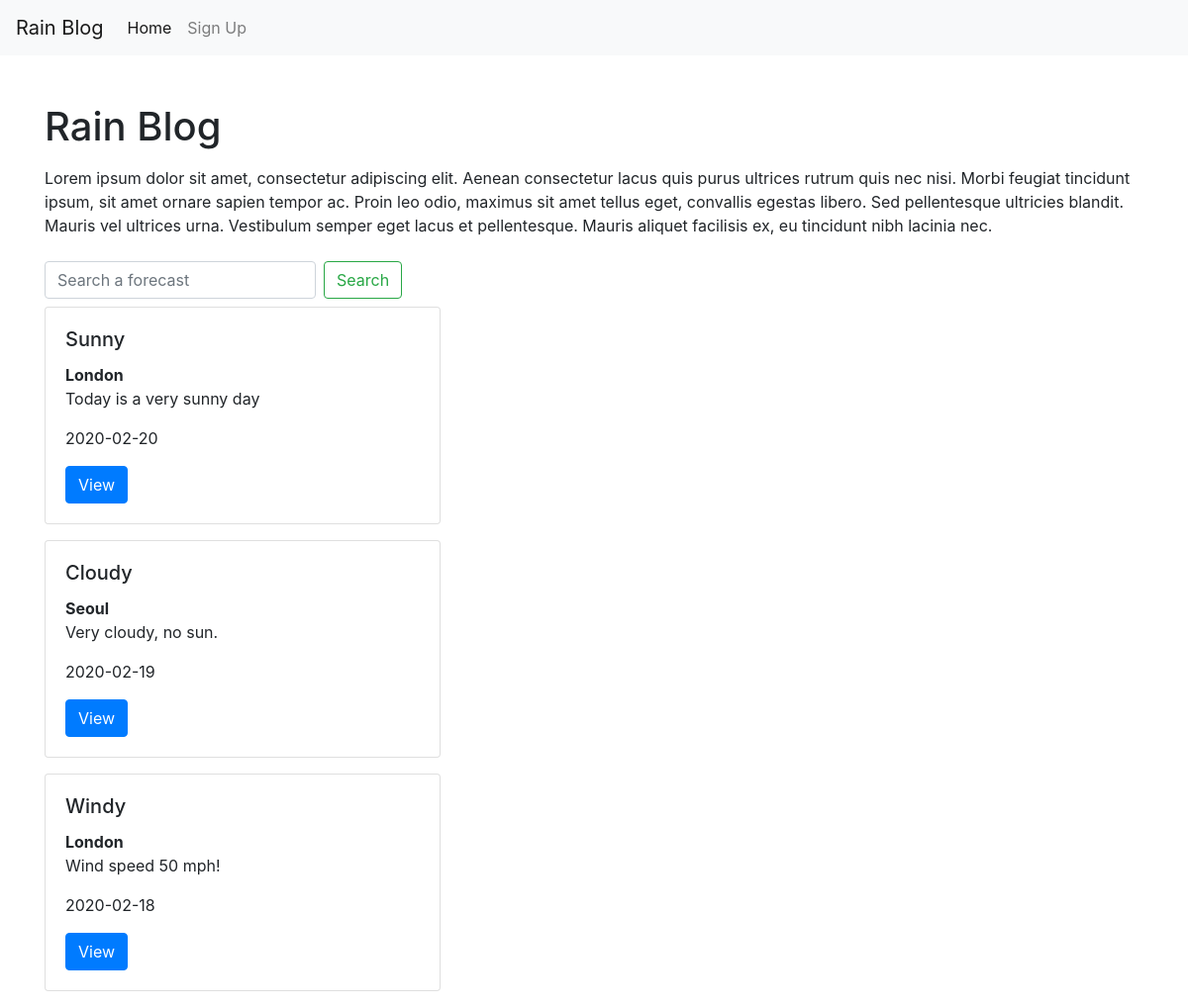
The page / on the database its author committed.
### app/models.py (models this page shows, shortened)
class Forecast(db.Model):
    __tablename__ = 'forecast'
    forecast_id = db.Column(db.Integer, primary_key=True)
    datetime = db.Column(db.Text)
    forecast = db.Column(db.Text)
    comment = db.Column(db.Text)
    city_id = db.Column(db.Integer, db.ForeignKey('city.city_id'), nullable=False)
    user_id = db.Column(db.Integer, db.ForeignKey('user.user_id'), nullable=False)

class City(db.Model):
    __tablename__ = 'city'
    city_id = db.Column(db.Integer, primary_key=True)
    city_name = db.Column(db.Text)

### app/main/routes.py (the view)
@bp.route('/')
@bp.route('/<name>')
def index(name='rain'):
    forecasts = Forecast.query.join(City).with_entities(Forecast.forecast, Forecast.comment, Forecast.datetime, City.city_name.label('city_name')).all()
    return render_template('index.html', name=name, forecasts=forecasts)

### app/templates/index.html
{% extends "base.html" %}
{% block content %}
    <h1>Rain Blog</h1>
    <div class="pt-2 pb-4">
        Lorem ipsum dolor sit amet, consectetur adipiscing elit.
        Aenean consectetur lacus quis purus ultrices rutrum quis nec nisi.
        Morbi feugiat tincidunt ipsum, sit amet ornare sapien tempor ac.
        Proin leo odio, maximus sit amet tellus eget, convallis egestas libero.
        Sed pellentesque ultricies blandit. Mauris vel ultrices urna.
        Vestibulum semper eget lacus et pellentesque.
        Mauris aliquet facilisis ex, eu tincidunt nibh lacinia nec.
    </div>
    <form action="/search" method="POST" class="mt-5 form-inline my-2 my-lg-0">
      <input name="q" id="q" class="form-control mr-sm-2" type="search" placeholder="Search a forecast" aria-label="Search">
      <button class="btn btn-outline-success my-2 my-sm-0" type="submit">Search</button>
    </form>
    <div class="blog mt-2">
        {% if forecasts|length %}
            {% for f in forecasts %}
            <div class="card mb-3" style="width: 400px">
                <div class="card-body">
                    <h5 class="card-title">{{f.forecast}}</h5>
                    <strong><p class="card-text">{{f.city_name}}</p></strong>
                    <p class="card-text">{{f.comment}}</p>
                    <p class="card-text">{{f.datetime}}</p>
                    <a href="#" class="btn btn-primary">View</a>
                </div>
            </div>
            {% endfor %}
        {% else %}
        <p>There are currently no rain blogs.</p>
        {% endif %}
    </div>
{% endblock %}

### app/templates/base.html (shortened to what this page needs)
<!DOCTYPE html>
<html lang="en">
<head>
    <link rel="stylesheet" href="static/bootstrap.min.css"/>
</head>
<body>
    <nav class="navbar navbar-expand-lg navbar-light bg-light">
      <a class="navbar-brand" href="index.html">Rain Blog</a>
      <div class="collapse navbar-collapse" id="navbarSupportedContent">
        <ul class="navbar-nav mr-auto">
          <li class="nav-item active">
            <a class="nav-link" href="/">Home <span class="sr-only">(current)</span></a>
          </li>
          <li class="nav-item">
            <a class="nav-link" href="/signup">Sign Up</a>
          </li>
        </ul>
      </div>
    </nav>
    <div class="container mt-5">
        {% block content %}{% endblock %}
    </div>
</body>
</html>

### rows shown on the page
Forecast: forecast "Sunny", city_name "London", comment "Today is a very sunny day", datetime "2020-02-20"
Forecast: forecast "Cloudy", city_name "Seoul", comment "Very cloudy, no sun.", datetime "2020-02-19"
Forecast: forecast "Windy", city_name "London", comment "Wind speed 50 mph!", datetime "2020-02-18"
